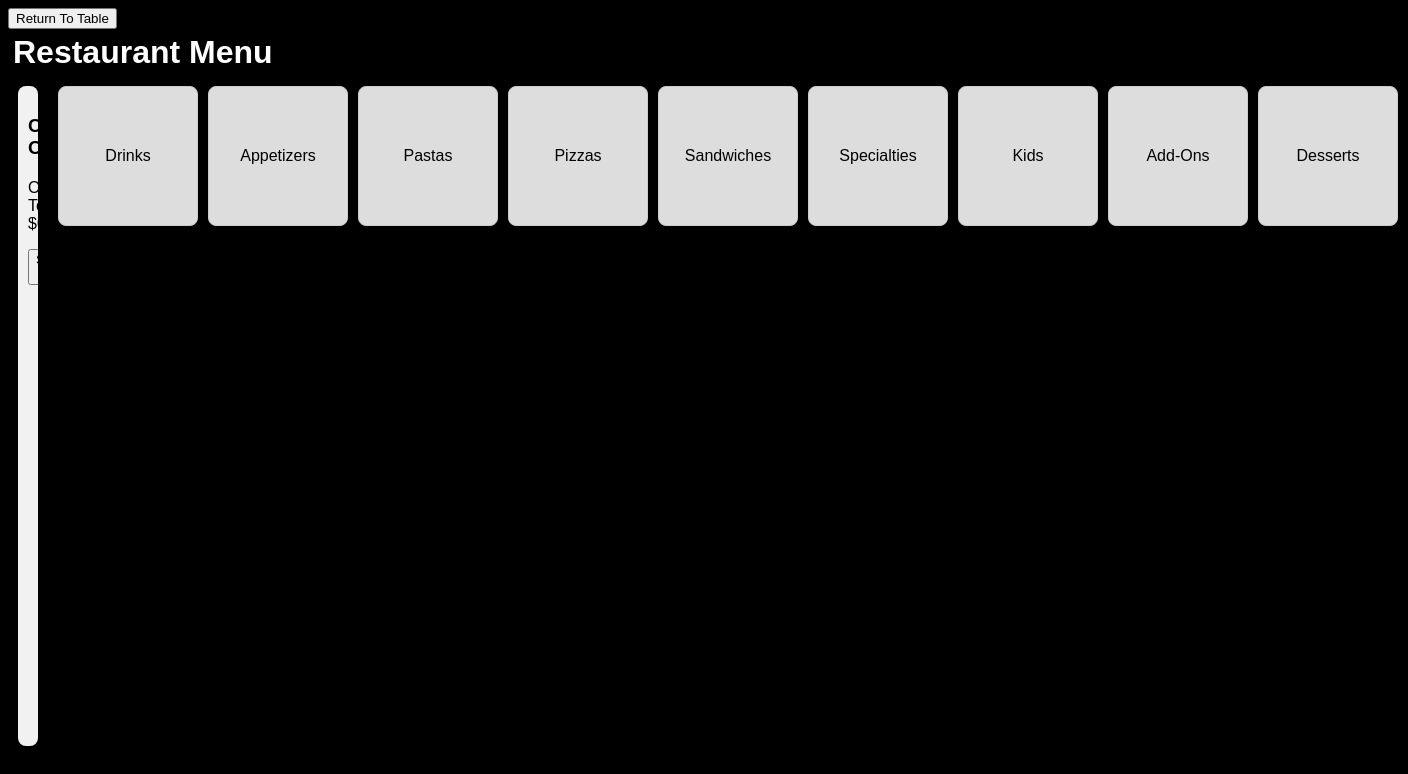
The page /menu on the database its author committed.
### main.py (models this page shows, shortened)
class MenuCat(db.Model):
    category_id = db.Column(db.Integer, primary_key=True, nullable=False, autoincrement=True)    #* GAD - Added auto-increment
    name = db.Column(db.String(30), unique=True, nullable=False)

### main.py (the view)
@app.route('/menu', methods=['GET', 'POST']) # GAD
def menu():
    if request.method == 'POST':
        try:
            db.session.commit()
            return redirect('/menu')
        except:
            return 'There was an issue opening the menu'
    else:
        categories = MenuCat.query.all()
        table = Table.query.first()
        return render_template('menu.html', categories=categories, table=table)

### templates/menu.html (shortened to what this page needs)
{% extends 'base.html' %}
{% block head %}
<link rel="stylesheet" href="{{url_for('static', filename='css/menu_style.css')}}">
{% endblock %}
{% block body %}
<form onsubmit="window.history.back(); return false;">
    <button type="submit">Return To Table</button>
</form>
<h1>Restaurant Menu</h1>
<div class="menu-container">
    <div class="order-queue">
        <h3>Current Order</h3>
        <p>Order Total: $<span id="orderTotal">0.00</span></p>
        <button onclick="submitOrder()">Submit Order</button>
    </div>
    <div class="right-container">
        <div class="category-row">
            {% for category in categories %}
                <button class="category-btn" onclick="loadItems({{category.category_id}})">{{category.name}}</button>
            {% endfor %}
        </div>
    </div>
</div>
{% endblock %}

### static/css/main.css (style rules this page uses)
body, html { font-family: sans-serif; background-color: black; color: white; }
h1 { margin: 5px; }

### static/css/menu_style.css (style rules this page uses)
.menu-container { display: flex; height: 80vh; padding: 10px; }
.order-queue { width: 25%; color: black; background: #f1f1f1; padding: 10px; border-radius: 8px; overflow-y: auto; height: 80vh; }
.order-queue h3 { margin-bottom: 20px; }
.right-container { display: flex; flex-direction: column; justify-content: flex-start; flex-grow: 1; padding-left: 20px; gap: 20px; }
.category-row { display: flex; flex-direction: row; gap: 10px; width: 100%; justify-content: flex-start; }
.category-btn { padding: 15px; font-size: 16px; cursor: pointer; width: 140px; height: 140px; text-align: center; display: flex; justify-content: center; align-items: center; word-wrap: break-word; background-color: #ddd; border: 1px solid #ccc; border-radius: 8px; }

### rows shown on the page
MenuCat: name "Drinks"
MenuCat: name "Appetizers"
MenuCat: name "Pastas"
MenuCat: name "Pizzas"
MenuCat: name "Sandwiches"
MenuCat: name "Specialties"
MenuCat: name "Kids"
MenuCat: name "Add-Ons"
MenuCat: name "Desserts"
